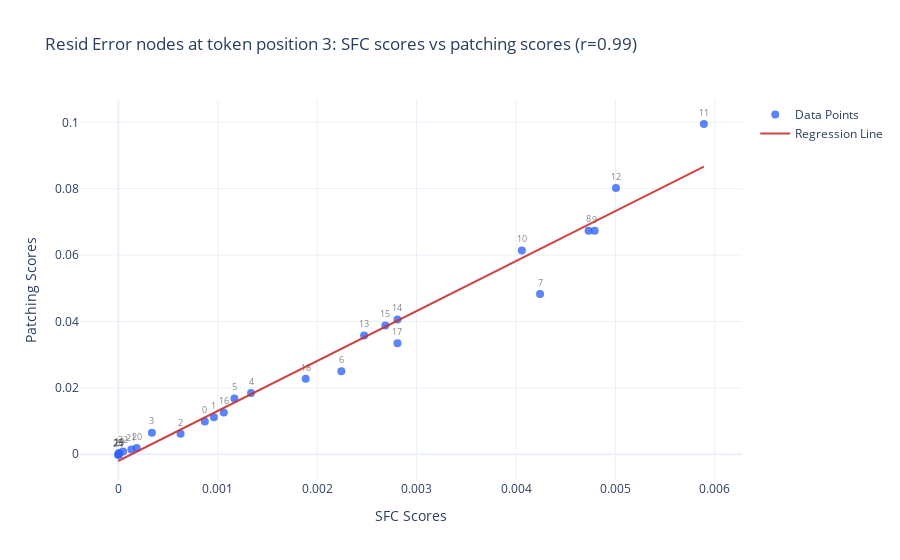

The notebook cell saved with this chart:
### Markdown cell above
Life is good! The correlation of our AtP scores with the "ground truth" patching scores is almost perfect in all cases

### Code cell
plot_correlation(resid_sfc_scores, resid_patching_scores, token_position=3)

### Figure 1 — Plotly figure (JSON) as saved in the notebook; plotly's stock layout.template omitted (floating-point values rounded to 4 significant figures)
{"data": [{"marker": {"color": "rgba(50, 100, 250, 0.8)", "size": 8}, "mode": "markers+text", "name": "Data Points", "text": ["0", "1", "2", "3", "4", "5", "6", "7", "8", "9", "10", "11", "12", "13", "14", "15", "16", "17", "18", "19", "20", "21", "22", "23", "24", "25"], "textfont": {"color": "rgba(50, 50, 50, 0.6)", "size": 9}, "textposition": "top center", "type": "scatter", "x": [0.0008698, 0.0009613, 0.0006256, 0.0003376, 0.001335, 0.001167, 0.002243, 0.004242, 0.00473, 0.004791, 0.004059, 0.00589, 0.005005, 0.002472, 0.002808, 0.002686, 0.00106, 0.002808, 0.001884, 5.931e-06, 0.0001841, 0.0001307, 4.697e-05, 7.868e-06, -2.578e-06, 0], "y": [0.009837, 0.0111, 0.006147, 0.00646, 0.01842, 0.01678, 0.02498, 0.04826, 0.06734, 0.0673, 0.06138, 0.09949, 0.0802, 0.03576, 0.04057, 0.03876, 0.01254, 0.03339, 0.02273, 0.000319, 0.001841, 0.00141, 0.0007928, -1.787e-05, -0.0002424, 0]}, {"line": {"color": "rgba(200, 50, 50, 0.9)", "width": 2}, "mode": "lines", "name": "Regression Line", "type": "scatter", "x": [0.0008698, 0.0009613, 0.0006256, 0.0003376, 0.001335, 0.001167, 0.002243, 0.004242, 0.00473, 0.004791, 0.004059, 0.00589, 0.005005, 0.002472, 0.002808, 0.002686, 0.00106, 0.002808, 0.001884, 5.931e-06, 0.0001841, 0.0001307, 4.697e-05, 7.868e-06, -2.578e-06, 0], "y": [0.01108, 0.01245, 0.007399, 0.003063, 0.01808, 0.01556, 0.03175, 0.06185, 0.0692, 0.07012, 0.05909, 0.08666, 0.07334, 0.0352, 0.04025, 0.03842, 0.01395, 0.04025, 0.02635, -0.001931, 0.000751, -5.309e-05, -0.001313, -0.001902, -0.002059, -0.00202]}], "layout": {"title": {"text": "Resid Error nodes at token position 3: SFC scores vs patching scores (r=0.99)"}, "xaxis": {"title": {"text": "SFC Scores"}}, "yaxis": {"title": {"text": "Patching Scores"}}}}
